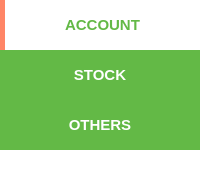
          <widget class="QWidget" name="widget_5" native="true">
           <property name="minimumSize">
            <size>
             <width>150</width>
             <height>0</height>
            </size>
           </property>
           <property name="maximumSize">
            <size>
             <width>250</width>
             <height>16777215</height>
            </size>
           </property>
           <property name="styleSheet">
            <string notr="true">background-color: rgb(255, 255, 255);</string>
           </property>
           <layout class="QVBoxLayout" name="verticalLayout_5">
            <property name="spacing">
             <number>0</number>
            </property>
            <property name="leftMargin">
             <number>0</number>
            </property>
            <property name="topMargin">
             <number>0</number>
            </property>
            <property name="rightMargin">
             <number>0</number>
            </property>
            <property name="bottomMargin">
             <number>0</number>
            </property>
            <item>
             <widget class="QPushButton" name="accountSettingsButton">
              <property name="minimumSize">
               <size>
                <width>0</width>
                <height>50</height>
               </size>
              </property>
              <property name="font">
               <font>
                <family>MS Shell Dlg 2</family>
                <pointsize>11</pointsize>
                <weight>75</weight>
                <bold>true</bold>
               </font>
              </property>
              <property name="focusPolicy">
               <enum>Qt::NoFocus</enum>
              </property>
              <property name="styleSheet">
               <string notr="true">QPushButton#accountSettingsButton{
	color: rgb(255, 255, 255);
	background-color: #63b946;
	border: 0px;
	padding: 5px;
}
QPushButton#accountSettingsButton:hover{
	color: #63b946;
	background-color: #ffffff;
}
QPushButton#accountSettingsButton:checked{
	color: #63b946;
	background-color: #ffffff;
	border-left: 5px solid #ff8566;
}</string>
              </property>
              <property name="text">
               <string>ACCOUNT</string>
              </property>
              <property name="checkable">
               <bool>true</bool>
              </property>
              <property name="checked">
               <bool>true</bool>
              </property>
             </widget>
            </item>
            <item>
             <widget class="QPushButton" name="stockSettingsButton">
              <property name="minimumSize">
               <size>
                <width>0</width>
                <height>50</height>
               </size>
              </property>
              <property name="font">
               <font>
                <family>MS Shell Dlg 2</family>
                <pointsize>11</pointsize>
                <weight>75</weight>
                <bold>true</bold>
               </font>
              </property>
              <property name="focusPolicy">
               <enum>Qt::NoFocus</enum>
              </property>
              <property name="autoFillBackground">
               <bool>false</bool>
              </property>
              <property name="styleSheet">
               <string notr="true">QPushButton#stockSettingsButton{
	color: rgb(255, 255, 255);
	background-color: #63b946;
	border: 0px;
	padding: 5px;
}
QPushButton#stockSettingsButton:hover{
	color: #63b946;
	background-color: #ffffff;
}
QPushButton#stockSettingsButton:checked{
	color: #63b946;
	background-color: #ffffff;
	border-left: 5px solid #ff8566;
}</string>
              </property>
              <property name="text">
               <string>STOCK</string>
              </property>
              <property name="checkable">
               <bool>true</bool>
              </property>
             </widget>
            </item>
            <item>
             <widget class="QPushButton" name="otherSettingsButton">
              <property name="minimumSize">
               <size>
                <width>0</width>
                <height>50</height>
               </size>
              </property>
              <property name="font">
               <font>
                <family>MS Shell Dlg 2</family>
                <pointsize>11</pointsize>
                <weight>75</weight>
                <bold>true</bold>
               </font>
              </property>
              <property name="focusPolicy">
               <enum>Qt::NoFocus</enum>
              </property>
              <property name="styleSheet">
               <string notr="true">QPushButton#otherSettingsButton{
	color: rgb(255, 255, 255);
	background-color: #63b946;
	border: 0px;
	padding: 5px;
}
QPushButton#otherSettingsButton:hover{
	color: #63b946;
	background-color: #ffffff;
}
QPushButton#otherSettingsButton:checked{
	color: #63b946;
	background-color: #ffffff;
	border-left: 5px solid #ff8566;
}</string>
              </property>
              <property name="text">
               <string>OTHERS</string>
              </property>
              <property name="checkable">
               <bool>true</bool>
              </property>
             </widget>
            </item>
            <item>
             <spacer name="verticalSpacer_3">
              <property name="orientation">
               <enum>Qt::Vertical</enum>
              </property>
              <property name="sizeHint" stdset="0">
               <size>
                <width>20</width>
                <height>40</height>
               </size>
              </property>
             </spacer>
            </item>
           </layout>
          </widget>
